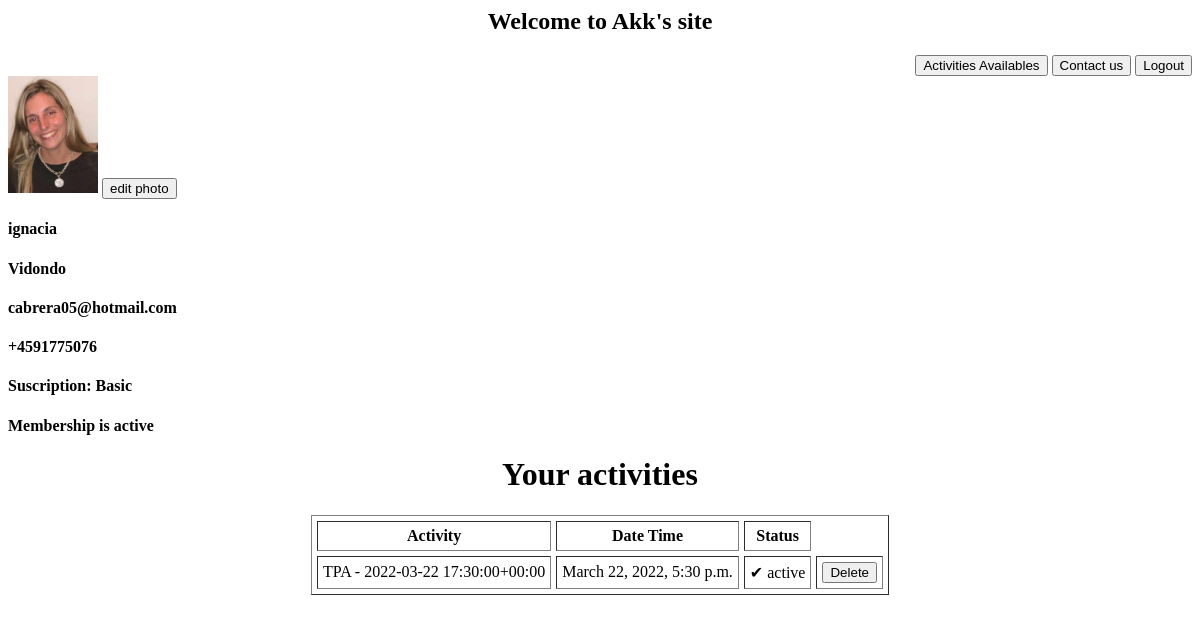
Page /mysite/ (signed in) on the earlier database version.
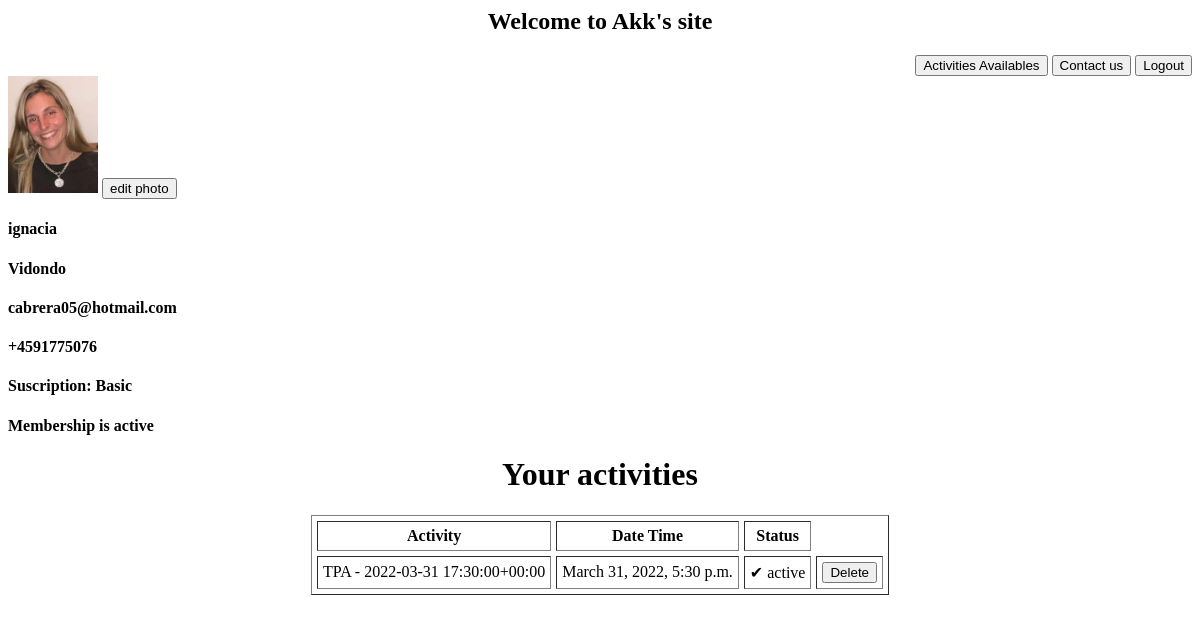
Same page on the later database version.
### Users/models.py (models this page shows, shortened)
class UserActivity(models.Model):
    activity = models.ForeignKey(Activity, on_delete=models.CASCADE,unique=True)
    user = models.ForeignKey(User, on_delete=models.CASCADE)

### HomeApp/models.py (models this page shows)
class Activity(models.Model):
    title = models.CharField(max_length=200)
    date_time = models.DateTimeField()
    status = models.BooleanField(default=False)
    quantity_of_clients = models.IntegerField(default = 0)
    users = models.ManyToManyField("Users.User", related_name="User",blank=True,null=True)
    def __str__(self):
        return self.title + " " + str(" - " )+ str(self.date_time)

### Users/views.py (the view)
# urls.py: path('mysite/', login_required(mysite), name="mysite"),
def mysite(request):
    now = datetime.now(timezone.utc)
    activity = Activity.objects.filter(date_time__gte=now).first()
    user_activities = UserActivity.objects.filter(user=request.user).filter(activity__title=activity.title)
    return render (request, 'mysite.html',{'user_activities': user_activities})

### HomeApp/models.py (called while the page is built)
    def __str__(self):
        return self.title

### Users/models.py (called while the page is built)
    def __str__(self):
        return self.username

### Users/templates/mysite.html (shortened to what this page needs)
  <h2 align="center">Welcome to {{user|title}}'s site</h2>
<div>
  <div align="right">
    <head>
      <div align="right">
    </head>
    <a href="{% url 'activities' %}" ><button type="button">Activities Availables</button></a>
    <a href="{% url 'contact' %}"><button class="btn btn-danger">Contact us</button></a>
    <a href="{% url 'logout' %}"><button type="button">Logout</button></a>
      </div>
    </div>
{% if user.image %}
    <img src="{{ user.image.url }}" hight=100px, width=90px>
{% endif %}
    <td><a href="{% url 'account_settings' user.id %}"><button>edit photo</button></a></td>
<diV>
    <h4>{{user.name}}</h4>
    <h4>{{user.surname}}</h4>
    <h4>{{user.email}}</h4>
    <h4>{{user.mobile}}</h4>
    <h4> Suscription: <b> {{user.subplan}}</b></h4>
    {% if user.status %}
    <h4>Membership is active</h4>
    {% endif %}
</div>
<h1 align="center">Your activities</h1>
{% if user_activities %}
<div>
    <body>
        <table border = "1" cellpadding = "5" cellspacing = "5" align="center">
           <tr>
              <th>Activity</th>
              <th>Date Time</th>
              <th>Status</th>
           </tr>
           <tr>{% for activity in user_activities %}
               <td> {{ activity.activity }}</td>
            <td>{{ activity.activity.date_time }}</td>
            <td>{% if activity.activity.status %} <span>&#10004;</span> active  {% endif %}</td>
            <td><a href="{% url 'delete_activity' activity.id %}"><button>Delete</button></a></td>
            {% endfor %}
         </table>
     </body>
</div>
{% else %}
<h5>You dont have any activities at the moment</h5>
<a href="{% url 'activities' %}">Join activities </a>
{% endif %}

Differences in the rows shown:
changed through a linked row, UserActivity: activity "TPA - 2022-03-22 17:30:00+00:00" → "TPA - 2022-03-31 17:30:00+00:00"; activity.date_time "March 22, 2022, 5:30 p.m." → "March 31, 2022, 5:30 p.m."
